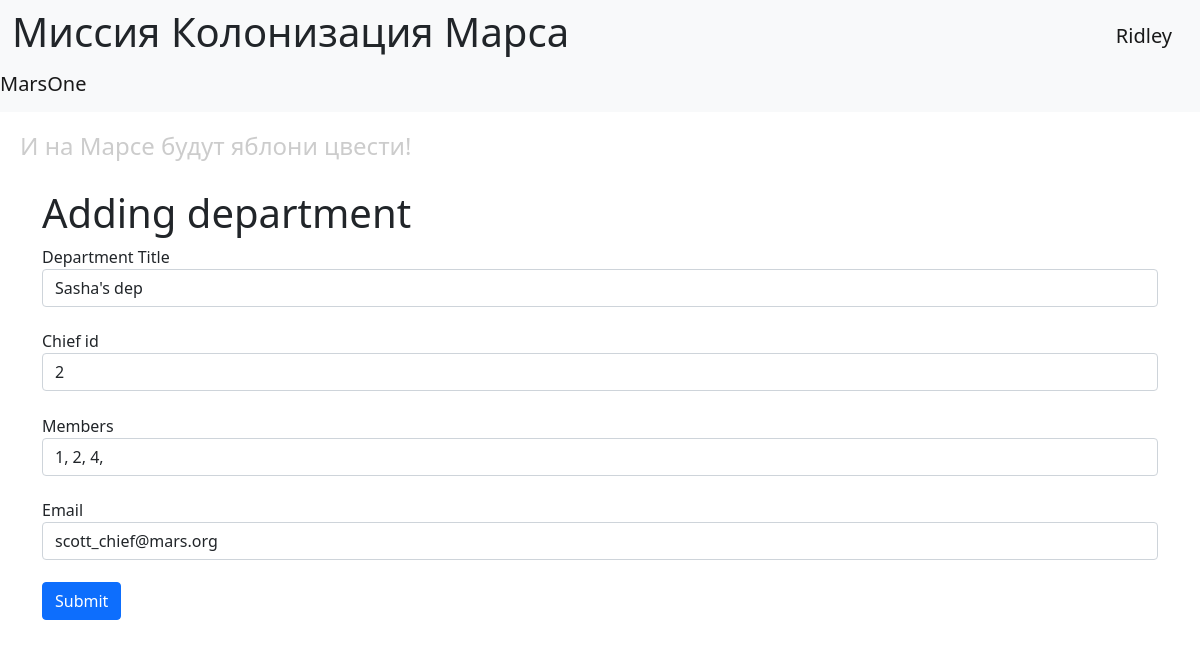
The page /edit-department/1 (signed in) on the database its author committed.
### data/users.py (models this page shows, shortened)
class User(SqlAlchemyBase, UserMixin):
    __tablename__ = 'users'
    id = sa.Column(sa.Integer, primary_key=True, autoincrement=True)
    surname = sa.Column(sa.String)
    name = sa.Column(sa.String)
    age = sa.Column(sa.Integer)
    position = sa.Column(sa.String)
    speciality = sa.Column(sa.String)
    address = sa.Column(sa.String)
    email = sa.Column(sa.String, unique=True)
    hashed_password = sa.Column(sa.String)
    modified_date = sa.Column(sa.DateTime, default=datetime.now)

### data/departments.py (models this page shows, shortened)
class Department(SqlAlchemyBase):  # SqlAlchemyBase Доступно в задании
    __tablename__ = 'departments'
    id = sa.Column(sa.Integer, primary_key=True, autoincrement=True)
    title = sa.Column(sa.String)
    chief_id = sa.Column(sa.Integer, sa.ForeignKey('users.id'))
    chief = orm.relationship("User")
    members = sa.Column(sa.String)
    email = sa.Column(sa.String)

### main.py (the view, shortened to what this page needs)
@app.route("/edit-department/<int:department_id>", methods=["GET", "POST"])
@login_required
def edit_department(department_id):
    form = AddDepartmentForm()
    if request.method == "GET":
        db_sess = db_session.create_session()
        department = db_sess.query(Department).filter(Department.id == department_id).filter((Department.chief == current_user) | (current_user.id == 1)).first()
        if department:
            form.title.data = department.title
            form.chief_id.data = department.chief_id
            form.members.data = department.members
            form.email.data = department.email
        else:
            abort(404)
    return render_template("add_department.html", title="Изменить работу", form=form)

### forms/departments.py
class AddDepartmentForm(FlaskForm):
    title = StringField('Department Title', validators=[DataRequired()])
    chief_id = IntegerField('Chief id', validators=[DataRequired()])
    members = StringField('Members', validators=[DataRequired()])
    email = StringField('Email', validators=[DataRequired()])
    submit = SubmitField('Submit')

### data/db_session.py (called while the page is built)
def create_session() -> Session:
    global __factory
    return __factory()

### main.py (called while the page is built)
@login_manager.user_loader
def load_user(user_id):
    db_sess = db_session.create_session()
    return db_sess.get(User, user_id)

### templates/add_department.html (shortened to what this page needs)
{% extends 'base.html' %}
{% block content %}
<h1>Adding department</h1>
<form action="" method="post">
        {{ form.title.label }}
        {{ form.title(class="form-control") }}
        {{ form.chief_id.label }}
        {{ form.chief_id(class="form-control") }}
        {{ form.members.label }}
        {{ form.members(class="form-control") }}
        {{ form.email.label }}
        {{ form.email(class="form-control", type="email") }}
    <div class="form-group">{{ form.submit(type="submit", class="btn btn-primary") }}</div>
</form>
{% endblock %}

### templates/base.html (shortened to what this page needs)
<!doctype html>
<html lang="en">
    <head>
        <link href="https://cdn.jsdelivr.net/npm/bootstrap@5.1.3/dist/css/bootstrap.min.css"
              rel="stylesheet"
>
        <link rel="stylesheet" href="{{ url_for('static', filename='css/style.css') }}">
    </head>
    <body>
        <header>
    <nav class="navbar navbar-light bg-light">
        <div class="container-fluid">
            <h1>Миссия Колонизация Марса</h1>
                    {% if current_user.is_authenticated %}
                <a class="navbar-brand" href="/logout">{{ current_user.name }}</a>
                    {% else %}
                        <div>
                            <a class="nav-item btn btn-primary " href="/register">Зарегистрироваться</a>
                            <a class="nav-item btn btn-success" href="/login">Войти</a>
                        </div>
                    {% endif %}
                </div>
                <a class="navbar-brand" href="#">MarsOne</a>
            </nav>
            <h4>И на Марсе будут яблони цвести!</h4>
        </header>
        <main role="main" class="container">
            {% block content %}{% endblock %}
        </main>
    </body>
</html>

### static/css/style.css (style rules this page uses)
h4 { color: #cccccc; padding: 20px; }
form > .form-control { margin-bottom: 1.4rem; }

### rows shown on the page
User: name "Ridley"
Department: title "Sasha's dep", chief_id "2", members "1, 2, 4,", email "scott_chief@mars.org"
